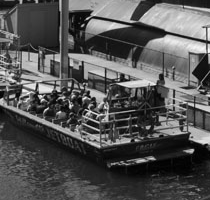
#> input picture assets/left_image.png, 210 x 200 px, found by its file name
$ python harrisCornerPipeline.py
#> lines starting #> are read from the running program, lines starting #| are printed output that depends on the picture
import numpy as np
from PIL import Image

def round_matrix(arr: np.ndarray) -> np.ndarray:
    return np.where(arr >= 0, np.floor(arr + 0.5), np.ceil(arr - 0.5)).astype(np.int64)

# [46 lines left out: functions thresholdingCorners, getCornerResponse, not called in this run]


def gaussian_filtering(image, image_width, image_height):
    paddedImage = np.pad(image, 1, 'edge') # border boundary padding image

    # 3x3 Gaussian filter kernel
    kernel = np.array([[1, 2, 1],
                       [2, 4, 2],
                       [1, 2, 1]])
    kernel = kernel / 16

    # initializing results array
    result = np.zeros((image_height, image_width))

    # 4 increment variables, image, sliding window, kernel and result matrix (manual counting for last 3)
    # Will iterate within the bounds of the original image, not over the padded pixel values, but using a loop below
    # to implement a sliding window will include the padded values without throwing errors

    fi = 0 # row index for resulting image matrix
    for i in range(1, len(paddedImage) - 1): # row index for padded image

        fj = 0 # column index for resulting image matrix

        for j in range(1, len(paddedImage[0]) - 1): # column index for padded image
            sum = 0 # Holding the sum of values from applying the kernel matrix

            ki = 0 # row index for the kernel

            # Iterating within a bound of 3x3 to implement the sliding window
            # i.e. i is the pixel value we want to evaluate (centre pixel) and we will compute using
            #      the surrounding pixels in a 3x3 "box" by iterating from i-1 to i+2 (range of 3)
            #      and so on with the j index.

            for k in range(i - 1, i + 2): # loop through the rows within a range of 3

                kj = 0 # column index for the kernel, this will reset after we finish computing with the
                       # current pixel.
                for m in range(j - 1, j + 2): # loop through the columns within a range of 3

                    sum += paddedImage[k, m] * kernel[ki, kj]

                    kj += 1 # move on to next column in the window

                ki += 1 # move on to the next row in the window

            result[fi, fj] = sum

            fj += 1

        fi += 1

    result = np.array(result).astype(np.float64)

    return result

def compute_image_derivatives(image, image_width, image_height):
    paddedImage = np.pad(image, 1, 'edge') # border boundary padding image

    vertSobelKernel = np.array([[1, 0, -1],
                                [2, 0, -2],
                                [1, 0, -1]])
    vertSobelKernel = vertSobelKernel / 8

    horzSobelKernel = np.array([[1, 2, 1],
                                [0, 0, 0],
                                [-1, -2, -1]])
    horzSobelKernel = horzSobelKernel / 8

    Ix = np.zeros((image_height, image_width))
    Iy = np.zeros((image_height, image_width))

    # 4 increment variables, image, sliding window, kernel and derivative matrices (manual counting for last 3)
    # Will iterate within the bounds of the original image, not over the padded pixel values, but using a loop below
    # to implement a sliding window will include the padded values without throwing errors

    fi = 0 # row index for derivative matrices
    for i in range(1, len(paddedImage) - 1): # row index for padded image
        fj = 0 #
        for j in range(1, len(paddedImage[0]) - 1):
            sumVertSobel = 0 # holding sum from applying the vertical sobel kernel
            sumHorzSobel = 0 # same as above but for horizontal kernel

            ki = 0 # row index for kernels

            for k in range(i - 1, i + 2):
                kj = 0 # column index for kernels
                for m in range(j - 1, j + 2):

                    sumVertSobel += paddedImage[k, m] * vertSobelKernel[ki, kj]
                    sumHorzSobel += paddedImage[k, m] * horzSobelKernel[ki, kj]

                    kj += 1

                ki += 1

            Ix[fi, fj] = sumVertSobel
            Iy[fi, fj] = sumHorzSobel

            fj += 1

        fi += 1

    IxSq = Ix**2 # computing Ix_squared
    IySq = Iy**2 # Iy squared
    IxIy = Ix * Iy

    return IxSq, IySq, IxIy


def compute_cornerness_score(ix_square, iy_square, ixiy, alpha, threshold, image_width, image_height):
    H = np.zeros((2, 2))

    cornerList = []

    # Boundary padding derivative matrices
    IxSq = np.pad(ix_square, 1, 'edge')
    IySq = np.pad(iy_square, 1, 'edge')
    IxIy = np.pad(ixiy, 1, 'edge')

    # 3 increment variables, one for derivatives, 3x3 window, and coordinates of the centre pixel
    # values we evaluate (manual counting for last 2)

    fi = 0 # row index for centre pixel value

    # Looping over non padded pixels in deriative matrices
    for i in range(1, len(IxIy) - 1):
        fj = 0
        for j in range(1, len(IxIy[0]) - 1):
            sumIxIy = 0
            sumIxSq = 0
            sumIySq = 0

            # Looping over derivative matrices within a 3x3 window
            for k in range(i - 1, i + 2):
                for m in range(j - 1, j + 2):

                    # Summing derivative values within the window
                    sumIxIy += IxIy[k, m]
                    sumIxSq += IxSq[k, m]
                    sumIySq += IySq[k, m]

            # Creating H matrix
            # H = [IxSq IxIy
            #      IxIy IySq]
            H[0, 0] = sumIxSq
            H[0, 1] = sumIxIy
            H[1, 0] = sumIxIy
            H[1, 1] = sumIySq

            cornerScore = (np.linalg.det(H)) - (alpha * ((np.trace(H))**2))

            # Setting a threshold to only select high cornerness scores,
            # this is to ensure that these are definitely corners
            if (cornerScore > threshold):
                # Add to corner list if score is over threshold and store the coordinates of that pixel too
                cornerList.append((fi, fj, cornerScore))

            fj += 1

        fi += 1

    cornerList.sort(key=lambda score: score[:][2], reverse=True) # Sorting the list of corners and coordinates based on the corner score in descending order

    return cornerList[0:1000] # Only need the top 1000 scores


def build_corner_response(cornerList, image_width, image_height):

    cornerResponse = np.zeros((image_height, image_width))

    for corner in cornerList:
        i = corner[0]
        j = corner[1]
        score = corner[2]

        cornerResponse[i, j] = score


    return cornerResponse


def non_maximum_suppression(corner_response, image_width, image_height):
    C = np.pad(corner_response, 1, 'edge') # border boundary padding matrix of corner scores
    suppressedCornerList = [] # list of coordinates of corner scores after non-maximum suppression

    # 3 increment variables, one for corner score matrix, sliding window, and coordinates of centre pixel
    # values we evaluate (manual counting for last 2)

    fi = 0 # row index of centre pixel value

    # Looping over the non padded corner scores
    for i in range(1, len(C) - 1):
        fj = 0
        for j in range(1, len(C[0]) - 1):

            windowVals = np.array([]) # array to store all corner values within 3x3 window

            if (C[i, j] != 0): # only perform suppression if the centre corner/pixel value is actually a corner
                for k in range(i - 1, i + 2):
                    for m in range(j - 1, j + 2):

                        windowVals = np.append(windowVals, C[k, m])

                # If the centre corner/pixel value is the maximum/highest value in the 3x3 window, keep it as a corner
                if (np.max(windowVals) == C[i, j]):
                    suppressedCornerList.append((fi, fj)) # Add the corner's coordinates to the corner list

            fj += 1

        fi += 1

    return suppressedCornerList

def main():

    left_image = np.array(Image.open("assets/left_image.png").convert('L'))
#> left_image is the input picture: shape (200, 210); min 0, max 254, mean 83.2
    right_image = np.array(Image.open("assets/right_image.png").convert('L'))
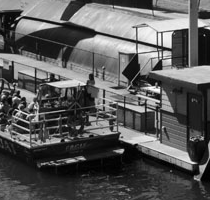
#> input picture assets/right_image.png, 210 x 200 px, found by its file name
#> right_image is the input picture: shape (200, 210); min 0, max 255, mean 88.9

    left_imageSize = np.shape(left_image)
#> left_imageSize = (200, 210)
    image_height = left_imageSize[0]
#> image_height = 200
    image_width = left_imageSize[1]
#> image_width = 210

    left_image = gaussian_filtering(left_image, image_width, image_height)
#> after the loop in gaussian_filtering, `for i in range(1, len(paddedImage) - 1):`:
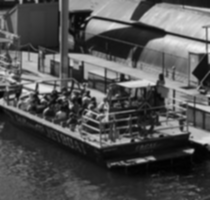
#> result: shape (200, 210) float64; min 2.12, max 242.1, mean 83.2
#> after the loop in gaussian_filtering, `for i in range(1, len(paddedImage) - 1):`: fi = 200
    right_image = gaussian_filtering(right_image, image_width, image_height)
#> call 2 of gaussian_filtering, with image_width = 210, image_height = 200
#> after the loop in gaussian_filtering (call 2), `for i in range(1, len(paddedImage) - 1):`:
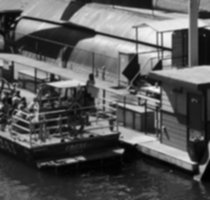
#> result: shape (200, 210) float64; min 1.31, max 246.4, mean 88.9

    left_ix_square, left_iy_square, left_ixiy = compute_image_derivatives(left_image, image_width, image_height)
#> after the loop in compute_image_derivatives, `for i in range(1, len(paddedImage) - 1):`:
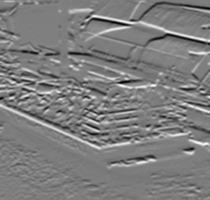
#> Iy: shape (200, 210) float64; min -71.64, max 73.23, mean 0.1; drawn with min black and max white
    right_ix_square, right_iy_square, right_ixiy = compute_image_derivatives(right_image, image_width, image_height)
#> call 2 of compute_image_derivatives, with image_width = 210, image_height = 200
#> after the loop in compute_image_derivatives (call 2), `for i in range(1, len(paddedImage) - 1):`:
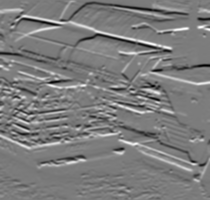
#> Iy: shape (200, 210) float64; min -75.21, max 78.8, mean 0.2; drawn with min black and max white
    alpha = 0.04
    threshold = 10 ** 6

    cornerness_score_left = compute_cornerness_score(left_ix_square, left_iy_square, left_ixiy, alpha, threshold, image_width, image_height)
#> after the loop in compute_cornerness_score, `for i in range(1, len(IxIy) - 1):`: H = [[30.01, 97.73], [97.73, 388.6]]; cornerList = 5157 items, first 6: (0, 13, 1272453.1), (0, 28, 2073212), (0, 29, 1630382.3), (0, 141, 2022339), (1, 35, 1940164.7), (1, 36, 12565172.6); fi = 200
#> cornerness_score_left = 1000 items, first 6: (107, 70, 102468463.5), (150, 193, 100720869.7), (149, 193, 88186648.6), (150, 192, 85537316.9), (90, 23, 85037482.1), (108, 70, 79498083.2)
    cornerness_score_right = compute_cornerness_score(right_ix_square, right_iy_square, right_ixiy, alpha, threshold, image_width, image_height)
#> call 2 of compute_cornerness_score, with alpha = 0.04, threshold = 1000000, image_width = 210, image_height = 200
#> in compute_cornerness_score (call 2), `IxIy = np.pad(ixiy, 1, 'edge')`:
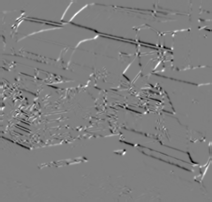
#> IxIy: shape (202, 212) float64; min -2001.9, max 1985.4, mean -15; drawn with min black and max white

    left_corner_response = build_corner_response(cornerness_score_left, image_width, image_height)
#> the loop in build_corner_response, `for corner in cornerList:` made 1000 passes
    right_corner_response = build_corner_response(cornerness_score_right, image_width, image_height)
#> call 2 of build_corner_response, with image_width = 210, image_height = 200
#> the loop in build_corner_response (call 2), `for corner in cornerList:` made 1000 passes
#> corner on passes 1 to 3: (47, 170, 105882942), (150, 123, 100720869.7), (44, 159, 91021637.2)
#> after the loop in build_corner_response (call 2), `for corner in cornerList:`:
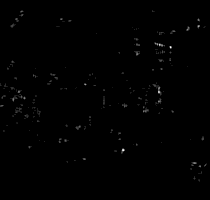
#> cornerResponse: shape (200, 210) float64; min 0, max 105882942, mean 462732.1; drawn with min black and max white

    nms_left_response = non_maximum_suppression(left_corner_response, image_width, image_height)
    nms_right_response = non_maximum_suppression(right_corner_response, image_width, image_height)


if __name__ == "__main__":
    main()
